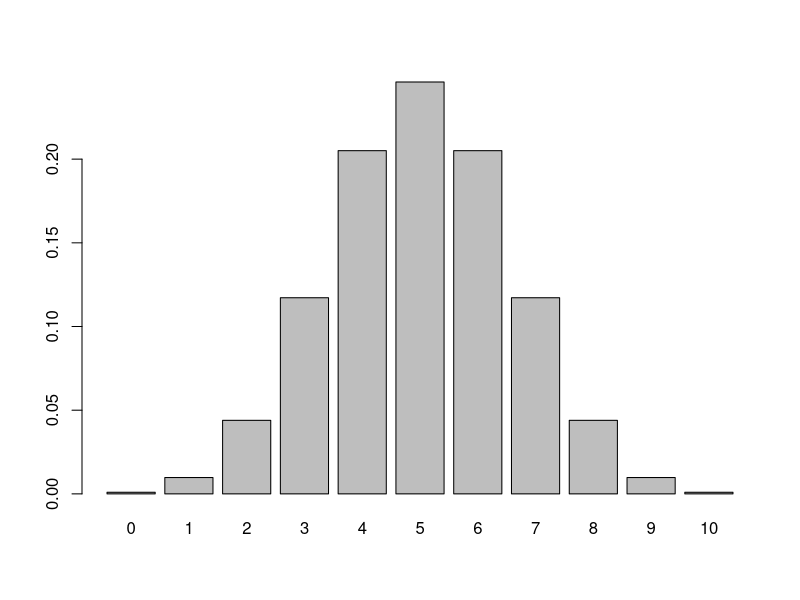
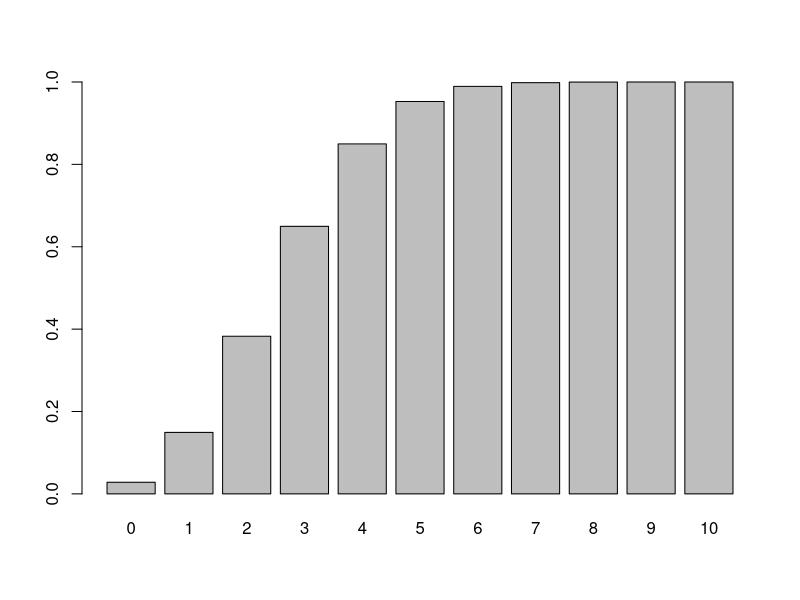

These figures' R source, in order:
#computing probabilities for specific outcome
dbinom(2, 5, 0.8)
10* (0.8 ^ 2) * (0.2^3)

pbinom(2, 5, 0.8)

1* (0.8 ^ 0) * (0.2^5) +
  5* (0.8 ^ 1) * (0.2^4) +
  10* (0.8 ^ 2) * (0.2^3)

#plotting binomial distribution
binomial_distribution = function(n, p) {
  x = 0:n
  b = dbinom(x,n,p)
  barplot(b, names.arg = x)
}
X11()
binomial_distribution(10,0.5)

#plotting cumulative binomial distribution
cumulative_binomial_distribution = function(n, p) {
  x = 0:n
  b = pbinom(x,n,p)
  barplot(b, names.arg = x)
}
X11()
cumulative_binomial_distribution(10,0.3)
  
#generate random data from binomial distribution
set.seed(100)
rbinom(15, 10, 0.5)
sample(1:10, 4)
